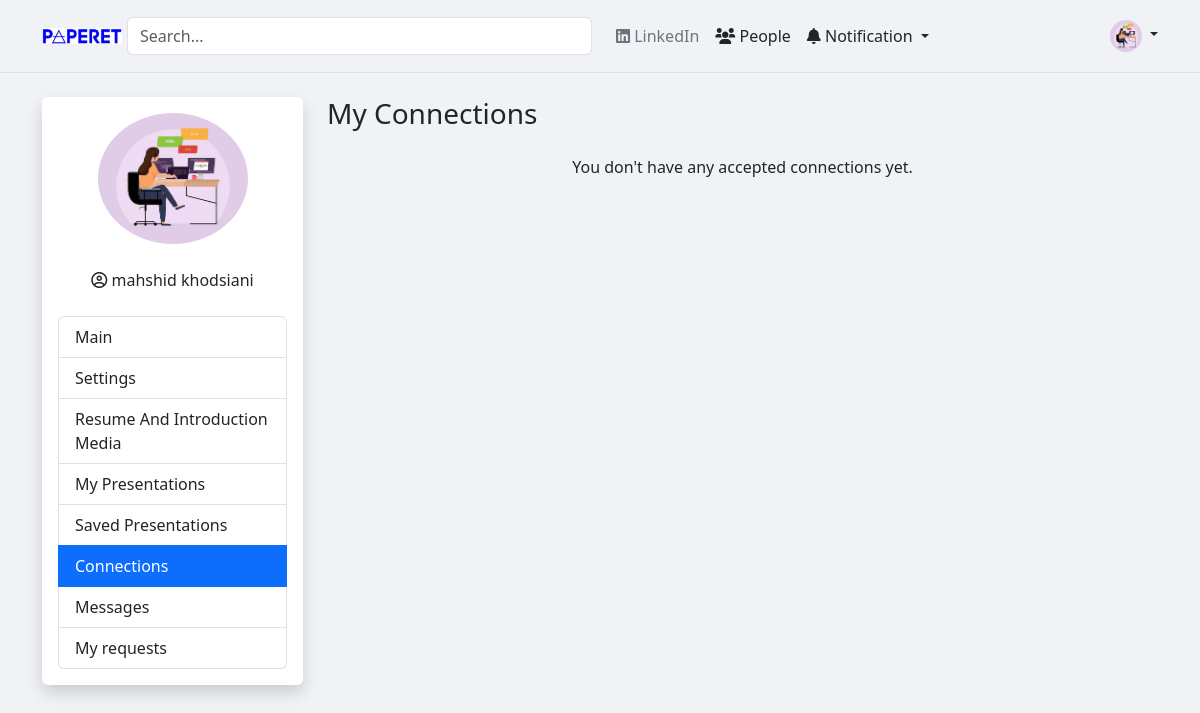
The app's page /profile/saved_peoples.php (signed in), older data.
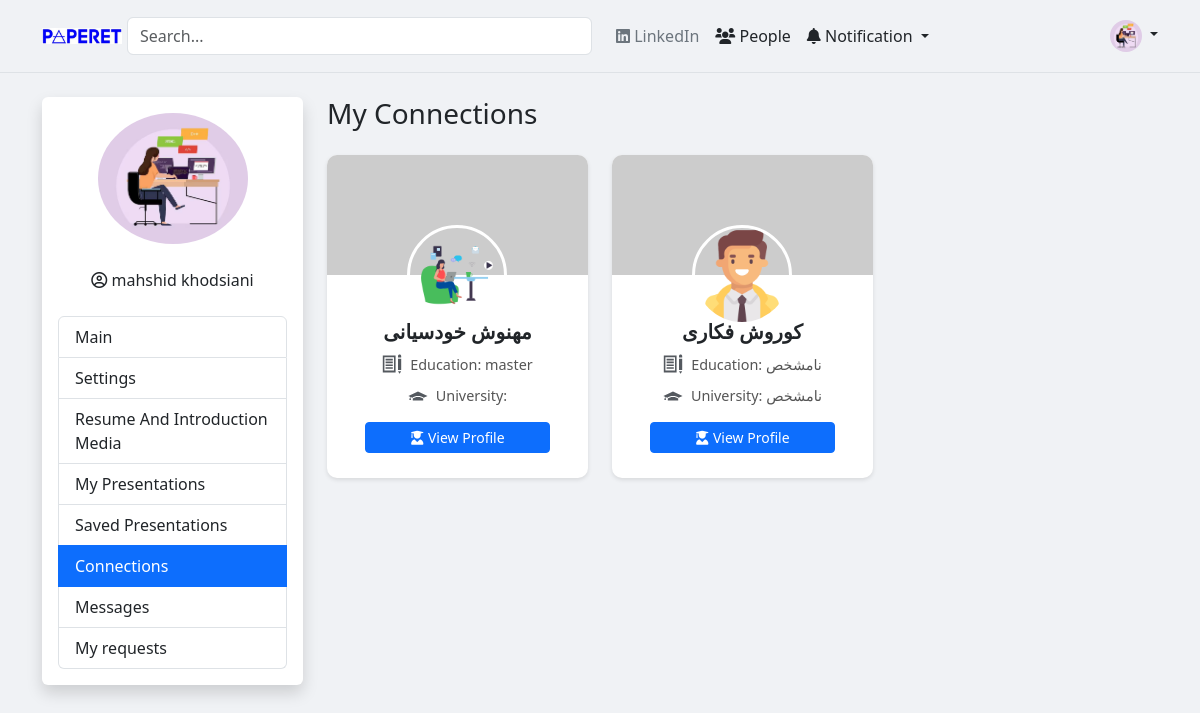
The same page, newer data.
### tables this page shows
CREATE TABLE `users` (
  `id` int(12) NOT NULL,
  `name` varchar(255) DEFAULT NULL,
  `family` varchar(255) DEFAULT NULL,
  `email` varchar(255) DEFAULT NULL,
  `password` varchar(255) DEFAULT NULL,
  `profile_pic` varchar(255) DEFAULT NULL,
  `university` varchar(255) DEFAULT NULL,
  `birthdate` date DEFAULT NULL,
  `education` varchar(255) DEFAULT NULL,
  `workplace` varchar(255) DEFAULT NULL,
  `meeting_info` text DEFAULT NULL,
  `linkedin_url` varchar(255) DEFAULT NULL,
  `x_url` varchar(255) DEFAULT NULL,
  `google_scholar_url` varchar(255) DEFAULT NULL,
  `github_url` varchar(255) DEFAULT NULL,
  `website_url` varchar(255) DEFAULT NULL,
  `custom_profile_link` varchar(255) DEFAULT NULL,
  `availability_status` enum('available','busy','meeting_link','google_calendar_embed') DEFAULT 'available',
  `meeting_link` varchar(255) DEFAULT NULL,
  `google_calendar` varchar(255) DEFAULT NULL,
  `resume_pdf_path` varchar(255) DEFAULT NULL,
  `intro_video_path` varchar(255) DEFAULT NULL,
  `last_resume_update` varchar(255) DEFAULT NULL,
  `biography` longtext DEFAULT NULL,
  `created_at` timestamp NOT NULL DEFAULT current_timestamp(),
  `updated_at` timestamp NOT NULL DEFAULT current_timestamp() ON UPDATE current_timestamp()
);

### profile/saved_peoples.php (the view, shortened to what the changed rows need)
<?php
include(__DIR__ . '/../config.php');
$current_user_id = null;
if (isset($_SESSION['user_data']['id'])) {
    $current_user_id = $_SESSION['user_data']['id'];
} else {
    header("Location: ../login.php");
    exit();
}
?>
<!DOCTYPE html>
<html lang="en" dir="ltr">
<head>
    <link href="https://cdn.jsdelivr.net/npm/bootstrap@5.3.0/dist/css/bootstrap.min.css" rel="stylesheet">
    <link rel="stylesheet" href="https://cdnjs.cloudflare.com/ajax/libs/font-awesome/6.0.0-beta3/css/all.min.css">
</head>
<body>
    <div class="container mt-4">
        <div class="row">
            <div class="col-md-9">
                <div class="row">
                    <?php
                    try {
                        $sql = "SELECT
                                    CASE
                                        WHEN c.sender_id = ? THEN c.receiver_id
                                        ELSE c.sender_id
                                    END AS connected_user_id
                                FROM connections c
                                WHERE (c.sender_id = ? OR c.receiver_id = ?)
                                AND c.status = 'accepted'";
                        $stmt = $conn->prepare($sql);
                        $stmt->bind_param("iii", $current_user_id, $current_user_id, $current_user_id);
                        $stmt->execute();
                        $result = $stmt->get_result();
                        $connected_user_ids = [];
                        while ($row = $result->fetch_assoc()) {
                            $connected_user_ids[] = $row['connected_user_id'];
                        }
                        if (!empty($connected_user_ids)) {
                            $ids_string = implode(',', array_map('intval', $connected_user_ids));
                            $sql_users = "SELECT id, name, family, education, university, profile_pic FROM users WHERE id IN ($ids_string)";
                            $result_users = $conn->query($sql_users);
                            if ($result_users && $result_users->num_rows > 0) {
                                while ($row_user = $result_users->fetch_assoc()) {
                                    $target_user_id = $row_user["id"];
                                    $fullName = htmlspecialchars($row_user["name"] . " " . $row_user["family"]);
                                    $education = htmlspecialchars($row_user["education"] ?? 'نامشخص');
                                    $university = htmlspecialchars($row_user["university"] ?? 'نامشخص');
                                    $profilePic = htmlspecialchars($row_user["profile_pic"] ?? 'https://via.placeholder.com/100');
                                    $coverPic = 'https://via.placeholder.com/800x450';
                                    $profileLink = "../people/profile.php?id=" . (int)$target_user_id;
                    ?>
                                    <div class="col-lg-4 col-md-6 col-sm-12 mb-4">
                                        <div class="user-card">
                                            <img src="<?= $coverPic ?>" class="cover-image" alt="Cover Image">
                                            <img src="<?= $profilePic ?>" class="profile-picture" alt="Profile Picture">
                                            <div class="card-body-custom">
                                                <h5 class="card-title-custom"><?= $fullName ?></h5>
                                                <div class="icon-text">
                                                    <span>Education: <?= $education ?></span>
                                                </div>
                                                <div class="icon-text">
                                                    <span>University: <?= $university ?></span>
                                                </div>
                                                <a href="<?= $profileLink ?>" class="btn btn-primary btn-sm btn-custom"><i class="fas fa-user-graduate"></i> View Profile</a>
                                            </div>
                                        </div>
                                    </div>
                    <?php
                                }
                            } else {
                                echo "<div class='col-12 text-center'><p>No user details found for your connections.</p></div>";
                            }
                        } else {
                            echo "<div class='col-12 text-center'><p>You don't have any accepted connections yet.</p></div>";
                        }
                    } catch (Exception $e) {
                        error_log("Query error in saved-peoples.php: " . $e->getMessage());
                        echo "<div class='col-12 alert alert-danger'>Error loading connections. Please try again later.</div>";
                    } finally {
                        if ($conn instanceof mysqli) {
                            $conn->close();
                        }
                    }
                    ?>
                </div>
            </div>
        </div>
    </div>
</body>
</html>

Row changes from the older to the newer data that the page shows:
now on this page (row unchanged): users: profile_pic (picture), fullName "مهنوش خودسیانی", education "master"
added users: profile_pic (picture), fullName "کوروش فکاری", education "نامشخص", university "نامشخص"
Text that changed along with them:
text no longer shown: "You don't have any accepted connections yet."
